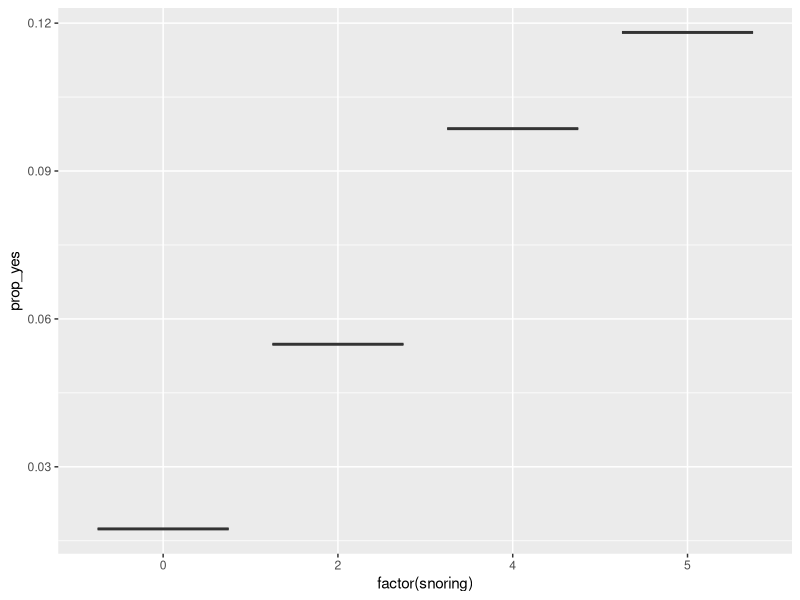

This figure's R source: (Note: this script raises an error after producing the figure.)
## ---- chunk 1
library(tidyverse)
## ---- chunk 2
(heart <-
  tribble(
    ~snoring, ~yes, ~no,
    "never", 24, 1355,
    "occasional", 35, 603,
    "nearly_every_night", 21, 192,
    "every_night", 30, 224
  ) %>%
  gather(-snoring, key = "disease", value = "freq"))
## ---- chunk 3
snoring_score <- function(x) {
  if (x == "never") {
    x = 0
  } else if (x == "occasional") {
    x = 2
  } else if (x == "nearly_every_night") {
    x = 4
  } else {
    x = 5
  }
  x
}

(heart <-
  heart %>%
  rowwise() %>%
  mutate(snoring = snoring_score(snoring)))
## ---- chunk 4
heart_crosstab <-
   heart %>%
   xtabs(freq ~ snoring + disease, data = .)
addmargins(heart_crosstab, margin = 2)
## ---- chunk 5
(row_prop <- prop.table(heart_crosstab, margin = 1))
## ---- chunk 6
(heart_prop <-
  heart %>%
  group_by(snoring) %>%
  mutate(row_margin = sum(freq), prop_yes = freq / row_margin))
## ---- chunk 7
heart_prop %>%
  filter(disease == "yes") %>%
  ggplot(aes(factor(snoring), prop_yes)) +
  geom_boxplot()
## ---- chunk 8
addmargins(heart_crosstab, margin = 2) %>%
  as.data.frame.matrix() %>%
  rownames_to_column(var = "snoring") %>%
  mutate(snoring = as.numeric(snoring)) %>%
  glm(yes/Sum ~ snoring, weights = Sum, family = gaussian(link = "identity"), data = .) %>%
  summary()
## ---- chunk 9
(linprob_fit <-
  heart_prop %>%
  filter(disease == "yes") %>%
  glm(prop_yes ~ snoring, family = gaussian(link = "identity"), data = ., weights = row_margin) %>%
  summary())
## ---- chunk 10
addmargins(heart_crosstab, margin = 2) %>%
  as.data.frame.matrix() %>%
  rownames_to_column(var = "snoring") %>%
  mutate(snoring = as.numeric(snoring)) %>%
  glm(yes/Sum ~ snoring, weights = Sum, family = binomial(link = "logit"), data = .) %>%
  summary()

logistc_fit <-
  heart_prop %>%
  filter(disease == "yes") %>%
  glm(prop_yes ~ snoring, family = binomial(link = "logit"), data = ., weights = row_margin) %>%
  summary()
## ---- chunk 11
addmargins(heart_crosstab, margin = 2) %>%
  as.data.frame.matrix() %>%
  rownames_to_column(var = "snoring") %>%
  mutate(snoring = as.numeric(snoring)) %>%
  glm(yes/Sum ~ snoring, weights = Sum, family = binomial(link = "probit"), data = .) %>%
  summary()

probit_fit <-
  heart_prop %>%
  filter(disease == "yes") %>%
  glm(prop_yes ~ snoring, family = binomial(link = "probit"), data = ., weights = row_margin) %>%
  summary()
## ---- chunk 12
(remission <- read_table("data/remission.dat") %>% na.omit())
remission <-
  remission %>%
  mutate_if(is.character, as.numeric)
## ---- chunk 13
(remission_case <-
  remission %>%
  mutate(improve = ifelse(remissions > 0, 1, 0)) %>%
  uncount(cases) %>% # each row = observed cases times
  select(LI, improve))
## ---- chunk 14
(remission_fit <-
  remission_case %>%
  glm(improve ~ LI, family = binomial(link = "logit"), data = .))
## ---- chunk 15
data.frame(LI = c(8, 26)) %>%
  predict(remission_fit, newdata = ., type = "response")
## ---- chunk 16
remission %>%
  glm(remissions/cases ~ LI, family = binomial(link = "logit"), data = ., weights = cases)
